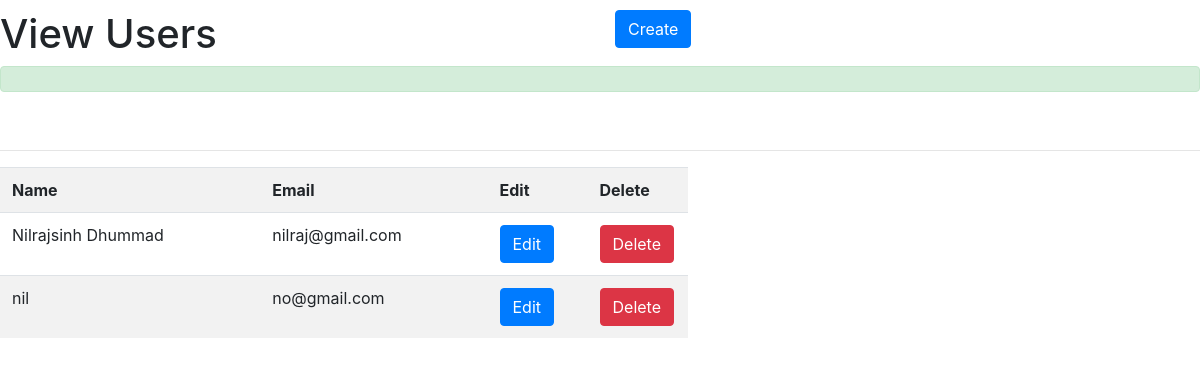
The app's page /, older data.
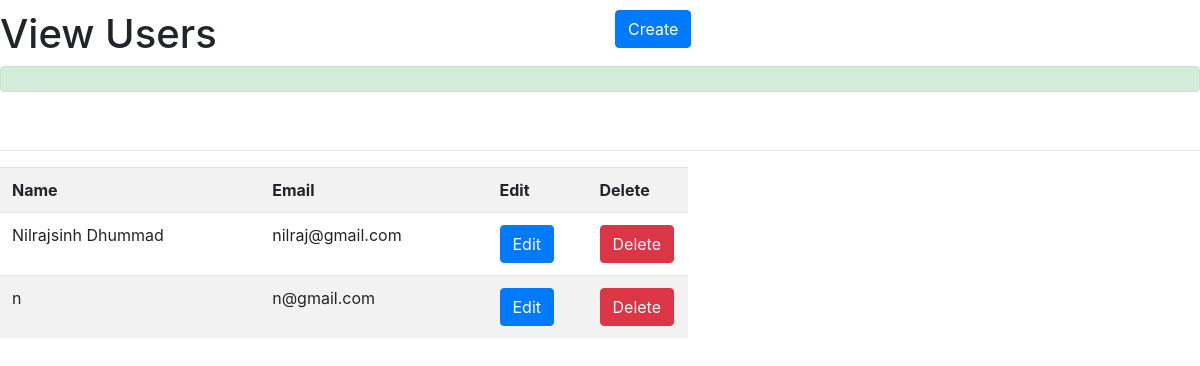
The same page, newer data.
### home/models.py (models this page shows)
class Create(models.Model):
    name = models.CharField(max_length=122)
    email = models.CharField(max_length=122)
    class Meta:
        db_table="Create"

### home/views.py (the view)
# urls.py: path("",views.List,name='List'),
def List(request):
    obj = Create.objects.all()
    context = {
        'object': obj
    }
    return render(request,"List.html", context)

### templates/List.html (shortened to what this page needs)
<html>
<head>
<link rel="stylesheet" href="https://stackpath.bootstrapcdn.com/bootstrap/4.5.0/css/bootstrap.min.css">
</head>
<body>
<div class= "row" style="padding-top: 10px;">
<div class="col-6"><h1> View Users </h1></div>
<div class="col-6">
    <a href="/create" class="btn btn-primary">Create</a>
</div>
</div>
<div class="alert alert-success"></div>
<div class="alert alert-failure"></div>
<hr>
<div class="row">
    <div class="col-md-7">
        <table class="table table-striped">
        <tr>
            <th>Name</th>
            <th>Email</th>
            <th width="100">Edit</th>
            <th width="100">Delete</th>
        </tr>
        <tr>
            {% for obj in object %}
            <td>{{ obj.name }} </td>
            <td>{{ obj.email }}</td>
            <td>
                <a href="/edit/{{ obj.id }}" class= 'btn btn-primary'> Edit </a>
            </td>
            <td>
                <a href="/delete/{{ obj.id }}" class= 'btn btn-danger'> Delete </a>
            </td>
        </tr>
            {% endfor %}
        </table>
    </div>
</div>
</body>
</html>

Row changes from the older to the newer data that the page shows:
removed Create: name "nil", email "no@gmail.com"
added Create: name "n", email "n@gmail.com"
